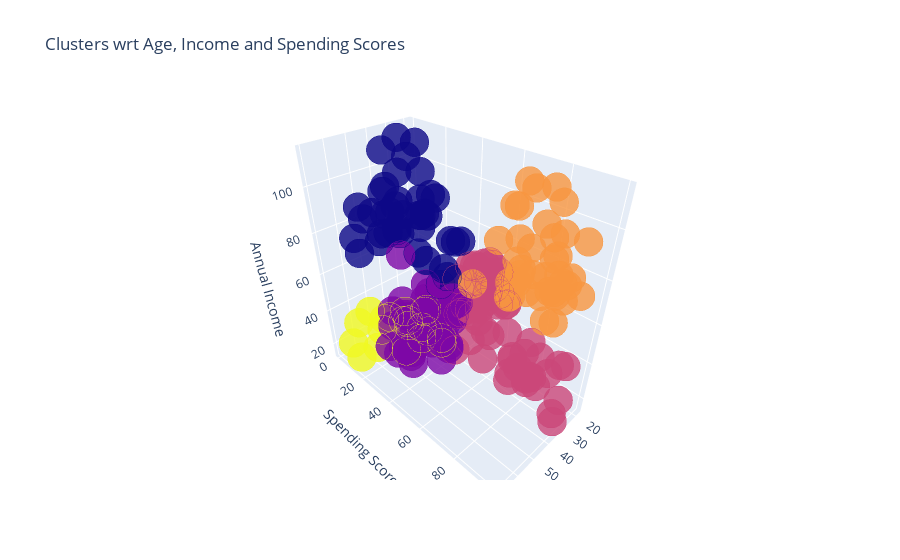

Write notebook code for a chart like this one.
### Code cell
import plotly as py
import plotly.graph_objs as go

for i in range(pc1_df.shape[0]):
    if pc1_df.at[i,'cluster']=="C1":
        pc1_df.at[i,'cluster']=0
    elif pc1_df.at[i,'cluster']=="C2":
        pc1_df.at[i,'cluster']=1
    elif pc1_df.at[i,'cluster']=="C3":
        pc1_df.at[i,'cluster']=2
    elif pc1_df.at[i,'cluster']=="C4":
        pc1_df.at[i,'cluster']=3
    elif pc1_df.at[i,'cluster']=="C5":
        pc1_df.at[i,'cluster']=4
df=pc1_df

trace1 = go.Scatter3d(
    x= df['Age'],
    y= df['Spending Score (1-100)'],
    z= df['Annual Income (k$)'],
    mode='markers',
     marker=dict(
        color = df['cluster'], 
        size= 10,
        line=dict(
            color= df['cluster'],
            width= 12
        ),
        opacity=0.8
     )
     
)
data = [trace1]
layout = go.Layout(
    title= 'Clusters wrt Age, Income and Spending Scores',
    scene = dict(
            xaxis = dict(title  = 'Age'),
            yaxis = dict(title  = 'Spending Score'),
            zaxis = dict(title  = 'Annual Income')
        )
)
fig = go.Figure(data=data, layout=layout)
py.offline.iplot(fig)

### Figure 1 — Plotly figure (JSON) as saved in the notebook; plotly's stock layout.template omitted (floating-point values rounded to 4 significant figures; data arrays with more than 128 entries replaced by an {"elided": "..."} marker saying what was removed)
{"data": [{"marker": {"color": {"elided": "200 int values"}, "line": {"color": {"elided": "200 int values"}, "width": 12}, "opacity": 0.8, "size": 10}, "mode": "markers", "type": "scatter3d", "x": {"elided": "200 int values"}, "y": {"elided": "200 int values"}, "z": {"elided": "200 int values"}}], "layout": {"scene": {"xaxis": {"title": {"text": "Age"}}, "yaxis": {"title": {"text": "Spending Score"}}, "zaxis": {"title": {"text": "Annual Income"}}}, "title": {"text": "Clusters wrt Age, Income and Spending Scores"}}}
